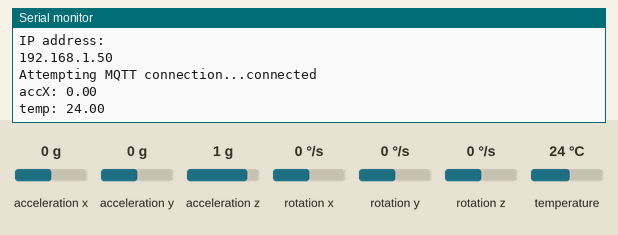
Recording of a sketch running on a simulated ESP32. Shown: the last lines printed to the serial monitor. The test bench sets the inputs (shaded band); at power-on: acceleration y 0 g, acceleration x 0 g, acceleration z 1 g, temperature 24 °C, rotation x 0 °/s, rotation y 0 °/s, rotation z 0 °/s. WiFi joins after 1.5 s; servers stay silent unless stated; no MQTT or app messages arrive unless stated.

Above: at 5.7 s.
5.8 s: acceleration y set to -1.4 g
At 10.8 s:
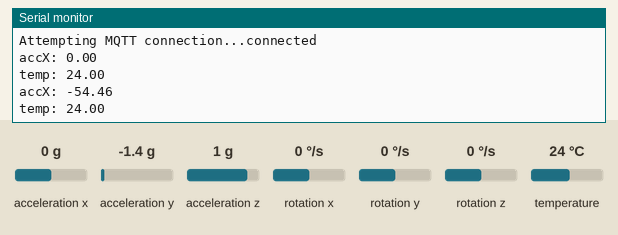
11.6 s: acceleration x set to -1.4 g
At 15.9 s:
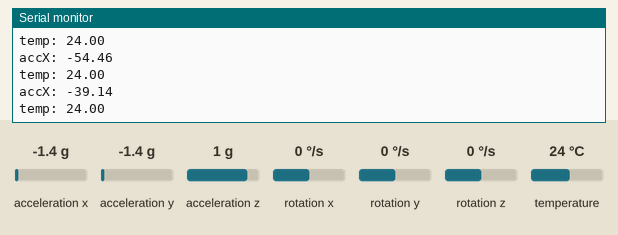
17.4 s: acceleration z set to -1.4 g
At 20.9 s:
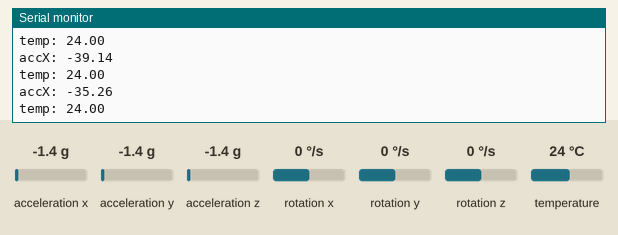
23.2 s: temperature set to 12 °C
At 26.0 s:
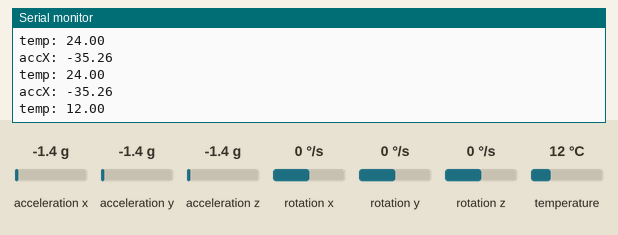
Timing chart, 0 to 27.5 s (numbered marks = the images above; inputs shaded):
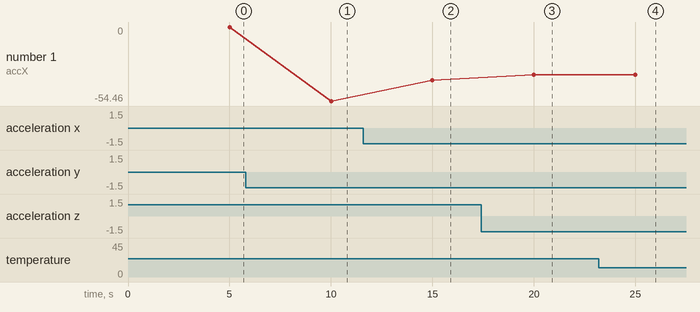

The sketch:

Combination_code.ino
```cpp
//****************************************//
//* ESP32 MQTT EEEBot Template           *//
//* Modified from Rui Santos'            *//
//* https://randomnerdtutorials.com      *//
//*                                      *//
//* ESP32 Code                           *//
//*                                      *//
//* UoN 2022 - ND                        *//
//****************************************//

#include <WiFi.h>
#include <PubSubClient.h>
#include <Wire.h>

// Add your required sensor/component libraries here
// --
#include <MPU6050_tockn.h>
MPU6050 mpu6050(Wire);
// --

// Replace the next variables with your SSID/Password combination
const char* ssid = "corulero";                      //CHANGE ME
const char* password = "rulecoro";              //CHANGE ME

// Add your MQTT Broker IP address, example:
//const char* mqtt_server = "192.168.1.144";
const char* mqtt_server = "192.168.2.1";          //CHANGE ME

WiFiClient espClient;
PubSubClient client(espClient);
long lastMsg = 0;
char msg[50];
int value = 0;

void setup() {
  Serial.begin(115200);
  setup_wifi();
  client.setServer(mqtt_server, 1883);
  client.setCallback(callback);
  Wire.begin();
  mpu6050.begin();
  mpu6050.calcGyroOffsets(true);
}

void setup_wifi() {
  delay(10);
  // We start by connecting to a WiFi network
  Serial.println();
  Serial.print("Connecting to ");
  Serial.println(ssid);

  WiFi.begin(ssid, password);

  while (WiFi.status() != WL_CONNECTED) {
    delay(500);
    Serial.print(".");
  }

  Serial.println("");
  Serial.println("WiFi connected");
  Serial.println("IP address: ");
  Serial.println(WiFi.localIP());
}

void callback(char* topic, byte* message, unsigned int length) {
  Serial.print("Message arrived on topic: ");
  Serial.print(topic);
  Serial.print(". Message: ");
  String messageTemp;

  for (int i = 0; i < length; i++) {
    Serial.print((char)message[i]);
    messageTemp += (char)message[i];
  }
  Serial.println();

  // Add your subscribed topics here i.e. statements to control GPIOs with MQTT
  // --

  // --
}

void reconnect() {
  // Loop until we're reconnected
  while (!client.connected()) {
    Serial.print("Attempting MQTT connection...");
    // Attempt to connect
    if (client.connect("ESP32Client")) {
      Serial.println("connected");

      // Add your subscribe topics here
      // --

      // --

    } else {
      Serial.print("failed, rc=");
      Serial.print(client.state());
      Serial.println(" try again in 5 seconds");
      // Wait 5 seconds before retrying
      delay(5000);
    }
  }
}
void loop() {
  if (!client.connected()) {
    reconnect();
  }
  client.loop();

  long now = millis();
  if (now - lastMsg > 5000) {
    lastMsg = now;

    // Add your own code here i.e. sensor measurements, publish topics & subscribe topics for GPIO control
    // --
    mpu6050.update();
   int ang = mpu6050.getAngleX();
   char angString[8];
   dtostrf(ang,1,2,angString);
   client.publish("esp32/angleX",angString);
   Serial.print("\naccX: ");
   Serial.print(mpu6050.getAngleX());
   float temp = mpu6050.getTemp();
  char tempString[8];
  dtostrf(temp,1,2,tempString);
  client.publish("esp32/temp",tempString);
  Serial.print("\ntemp: ");
  Serial.print(temp);
    // --
  }
}
```

Basic_line_following.ino
```cpp

```

advanced_line_following.ino
```cpp

```

Measured:
- after the input at 5.8 s, the serial monitor: prints a new line after 4.2 s (image 1)
- after the input at 11.6 s, the serial monitor: prints a new line after 3.4 s (image 2)
- after the input at 17.4 s, the serial monitor: prints a new line after 2.6 s (image 3)
- after the input at 23.2 s, the serial monitor: prints a new line after 1.8 s (image 4)
- plotted number 1: 0 → -54.46 after the input at 5.8 s, -54.46 → -39.14 after the input at 11.6 s, -39.14 → -35.26 after the input at 17.4 s
